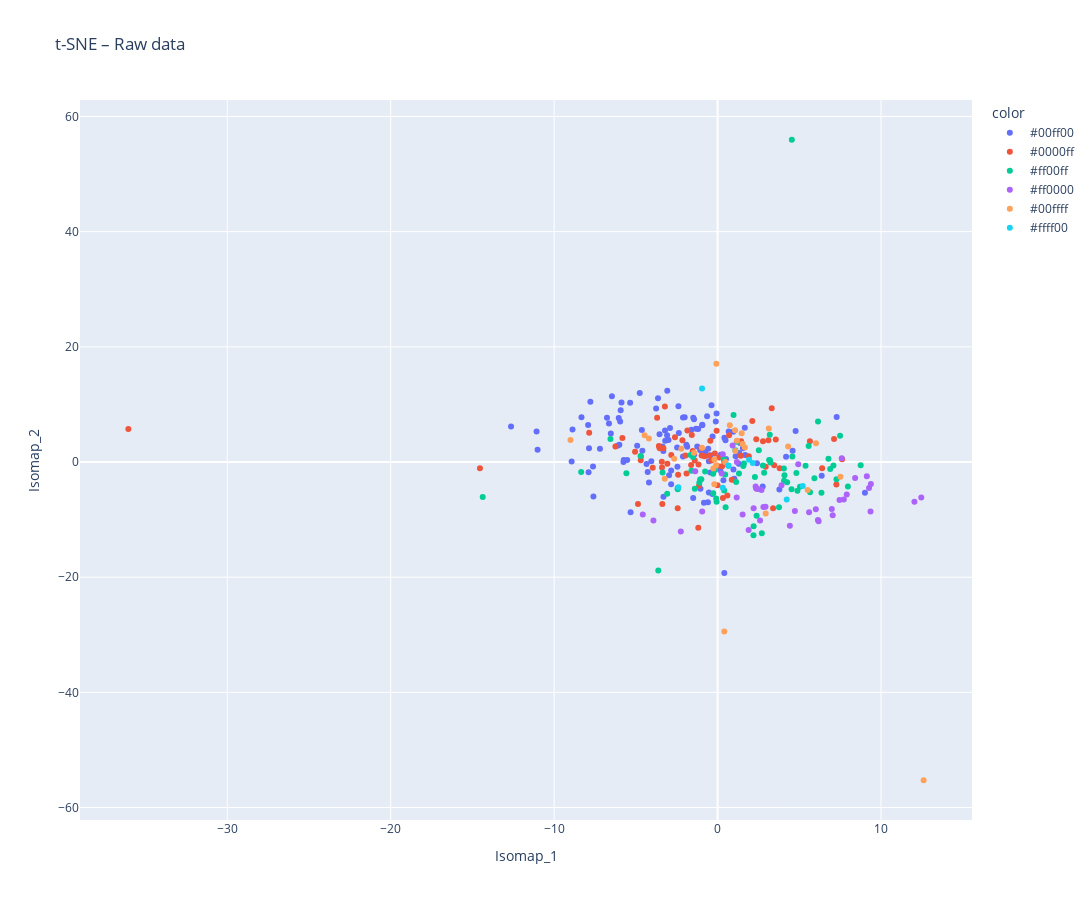
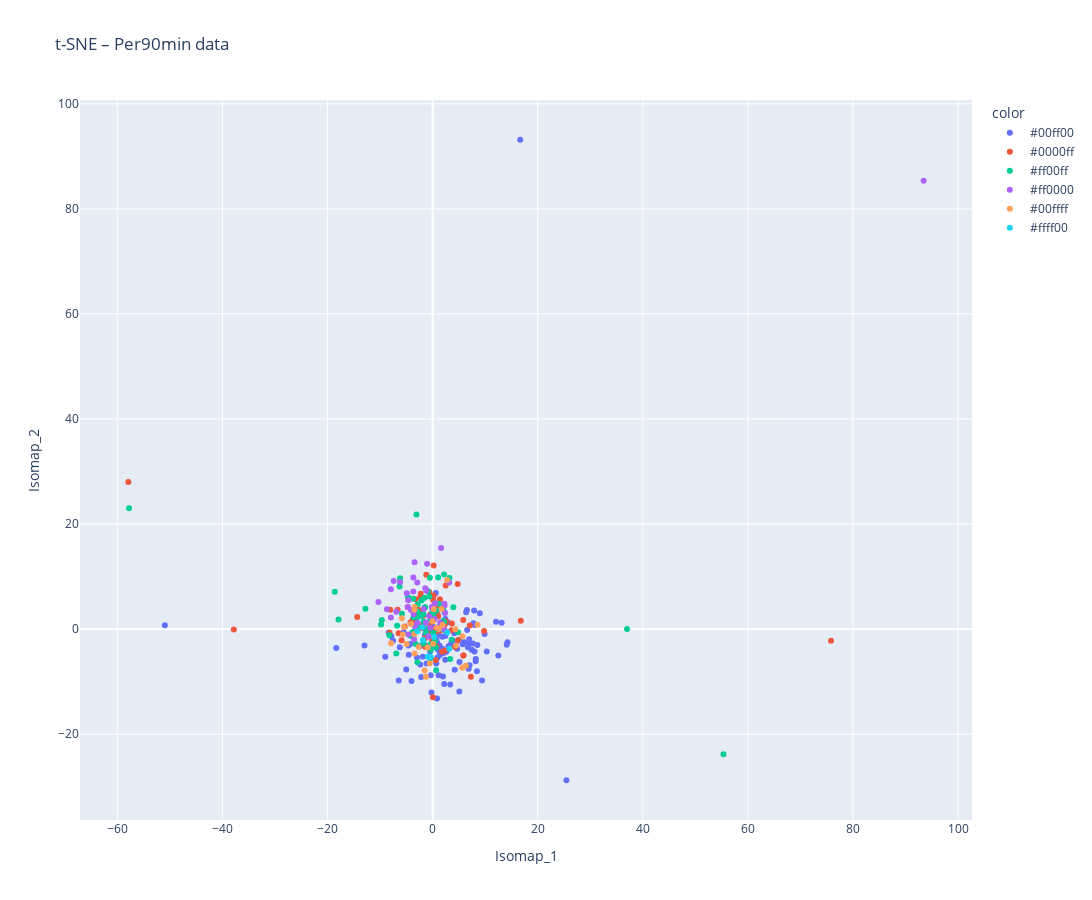
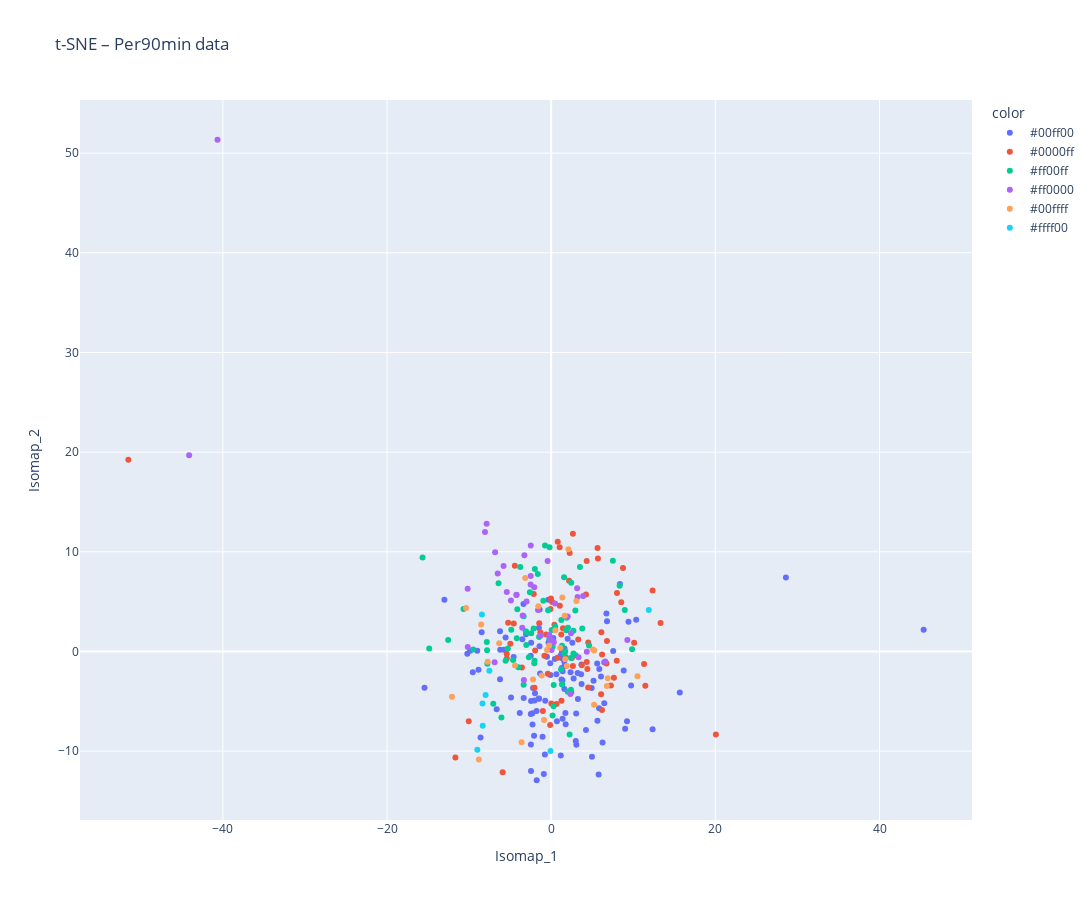

Source (notebook cell) for these figures, in order:
### Markdown cell above
### Results Display - more dims

### Code cell
position_colors = {
    'FW': np.array([255, 0, 0]),    # red
    'MF': np.array([0, 0, 255]),    # blue
    'DF': np.array([0, 255, 0]),  #  yellow
}

def color_from_position(positions):
    postitions = str(positions)
    position_list = positions.split(',')
    colors = np.array([position_colors[p] for p in position_list if p in position_colors])
    avg_color = np.sum(colors, axis=0)
    return '#%02x%02x%02x' % tuple(avg_color.astype(int))

def plot_isomap_interactive(X_tsne, player_positions, data_num, title):
    df_plot = pd.DataFrame({
        'Isomap_1': X_tsne[:, 0],
        'Isomap_2': X_tsne[:, 1],
        'player_name': data_num.index,
        'color' : player_positions.apply(color_from_position)
    })
    
    fig = px.scatter(
        df_plot,
        x='Isomap_1', y='Isomap_2',
        hover_name='player_name',
        color='color',
        title=title,
        height=900, width=1100 
    )
    fig.show()

plot_isomap_interactive(X_tsne_raw, player_positions_raw ,data_raw.set_index("player_name"), "t-SNE – Raw data")
plot_isomap_interactive(X_tsne_per90, player_positions_per90 ,data_per90.set_index("player_name"), "t-SNE – Per90min data")
plot_isomap_interactive(X_tsne_custom, player_positions_custom ,data_custom.set_index("player_name"), "t-SNE – Per90min data")
